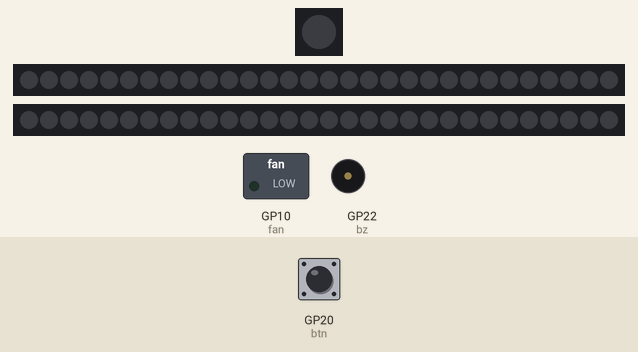
A program run on a simulated Raspberry Pi Pico running MicroPython. Parts: 1 RGB LEDs in strip order, left to right, 2 × 30 RGB LEDs in strip order, left to right, switched loads named in the program (green lamp = pin HIGH), buzzer (waves = sounding). The test bench sets the inputs (shaded band); at power-on: GP20 (btn) HIGH. Dim RGB values are drawn brighter than linear; pins used as bus, display or sensor lines are not drawn; what the program prints to the serial console is not drawn.

Above: at 2.5 s.
2.6 s: GP20 (btn) pulled LOW for 0.15 s
At 4.0 s:
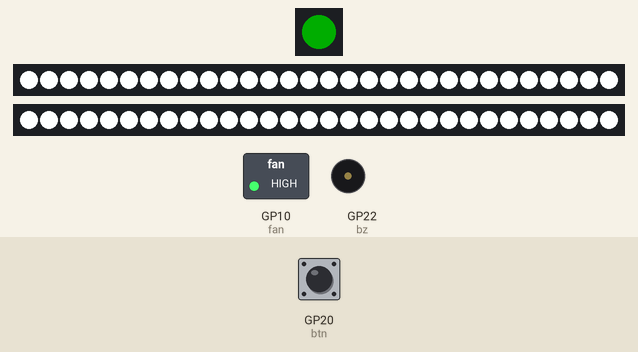
4.3 s: GP20 (btn) pulled LOW for 1 s
At 5.4 s:
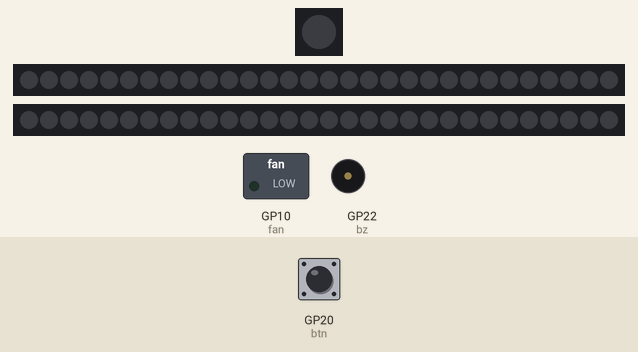
6.8 s: GP20 (btn) pulled LOW for 3.2 s
At 7.3 s:
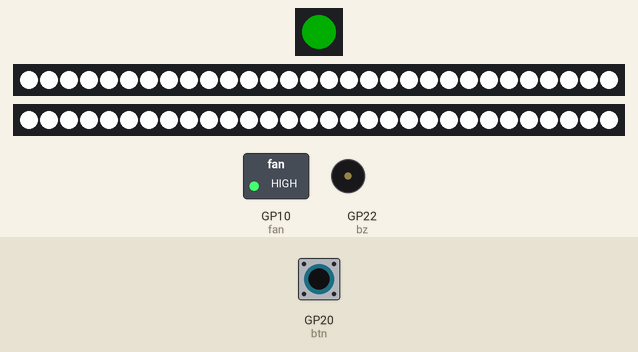
Timing chart, 0 to 9.8 s (numbered marks = the images above; inputs shaded):
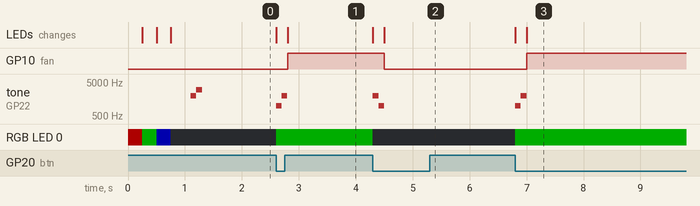

The program:

main.py
```python
from machine import Pin, PWM
from utime import sleep
from neopixel import NeoPixel
from boot import Boot

# 직접 입력하여 설정하세요!
np0_color = (0, 50, 0)       # DataPi NeoPixel 색상을 지정하세요! (Default: Green)
np1_color = (255, 255, 255)  # NeoPixel 1번 스트립 색상을 지정하세요! (Default: White)
np2_color = (255, 255, 255)  # NeoPixel 2번 스트립 색상을 지정하세요! (Default: White)

# 전역 변수
active = False
np_off = (0, 0, 0)

# HW 인스턴스 생성
btn = Pin(20, Pin.IN, Pin.PULL_UP)
bz = PWM(Pin(22))
fan = Pin(10, Pin.OUT)
np0 = NeoPixel(Pin(21), 1)
np1 = NeoPixel(Pin(6), 30)
np2 = NeoPixel(Pin(7), 30)
boot = Boot(np0, bz)

# 모듈 인스턴스 생성
boot = Boot(np0, bz)

# status_np0 함수
def status_np0():
  """NeoPixel로 시스템 상태를 알리는 함수"""
  if active:
    np0[0] = np0_color
    np0.write()
  else:
    np0[0] = np_off
    np0.write()

# status_bz 함수
def status_bz():
  """Buzzer로 시스템 상태를 알리는 함수"""
  freqs = [1000, 2000]

  if active:
    for freq in freqs:
      bz.freq(freq)
      bz.duty_u16(30000)
      sleep(0.1)
  else:
    for freq in reversed(freqs):
      bz.freq(freq)
      bz.duty_u16(30000)
      sleep(0.1)

  bz.duty_u16(0)

# ctl_strip_np1 함수
def ctl_strip_np1():
  """NeoPixel 1번 스트립 제어 함수"""
  if active:
    for i in range(0, np1.n):
      np1[i] = np1_color
    np1.write()
  else:
    for i in range(0, np1.n):
      np1[i] = np_off
    np1.write()

# ctl_strip_np2 함수
def ctl_strip_np2():
  """NeoPixel 2번 스트립 제어 함수"""
  if active:
    for i in range(0, np2.n):
      np2[i] = np2_color
    np2.write()
  else:
    for i in range(0, np2.n):
      np2[i] = np_off
    np2.write()

# ctl_fan 함수
def ctl_fan():
  """Fan 제어 함수"""
  fan.value(active)

# btn_handler 함수
def btn_handler(pin):
  """버튼 핸들러 함수"""
  global active
  active = not active
  status_np0()
  status_bz()
  ctl_strip_np1()
  ctl_strip_np2()
  ctl_fan()

# btn_handler 함수를 Button IRQ에 바인딩
btn.irq(trigger=Pin.IRQ_FALLING, handler=btn_handler)

# main 함수
def main():
  boot.boot()
  while True:
    sleep(1)

# main 함수 실행
if __name__ == "__main__":
  main()
```

boot.py
```python
from utime import sleep

class Boot:
  # 생성자
  def __init__(self, np, bz):
    self.colors = [(50, 0, 0), (0, 50, 0), (0, 0, 50), (0, 0, 0)]
    self.freqs = [1000, 2000, 3000]
    self.np = np
    self.bz = bz

  # start_message 함수
  def start_message(self):
    """부팅 시작 메시지 출력 함수"""
    print("Booting...")

  # complete_message 함수
  def complete_message(self):
    """부팅 완료 메시지 출력 함수"""
    print("Boot Complete!")

  # boot_np 함수
  def boot_np(self):
    """NeoPixel 부팅 애니메이션 함수"""
    for color in self.colors:
      self.np[0] = color
      self.np.write()
      sleep(0.25)

  # boot_bz 함수
  def boot_bz(self):
    """Buzzer 부팅음 재생 함수"""
    for freq in self.freqs:
      self.bz.freq(freq)
      self.bz.duty_u16(30000)
      sleep(0.1)
    self.bz.duty_u16(0)

  # boot 함수
  def boot(self):
    self.start_message()
    self.boot_np()
    self.boot_bz()
    self.complete_message()
```

Measured:
- after the input at 2.6 s, GP10 (fan): LOW → HIGH after 0.20 s; tone on GP22 (bz): silent → 1000 Hz at once, → 2000 Hz 0.10 s later, → silent 0.10 s later; RGB LED 0: off → RGB(0, 50, 0) at once
- after the input at 4.3 s, GP10 (fan): HIGH → LOW after 0.20 s; tone on GP22 (bz): silent → 2000 Hz at once, → 1000 Hz 0.10 s later, → silent 0.10 s later; RGB LED 0: RGB(0, 50, 0) → off at once
- after the input at 6.8 s, GP10 (fan): LOW → HIGH after 0.20 s; tone on GP22 (bz): silent → 1000 Hz at once, → 2000 Hz 0.10 s later, → silent 0.10 s later; RGB LED 0: off → RGB(0, 50, 0) at once
